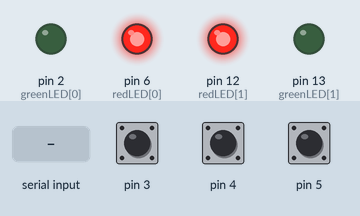
This sketch was run on a simulated Arduino Uno, built with avr-gcc and run on an emulated ATmega328P. Shown: output pins drawn as LEDs (lit = HIGH). Inputs (shaded band) come from the test bench; at power-on: pin 3 HIGH, pin 4 HIGH, pin 5 HIGH. What the sketch prints to the serial monitor is not drawn.

Above: at 1.2 s.
1.3 s: byte 30 received over Serial
At 2.4 s:
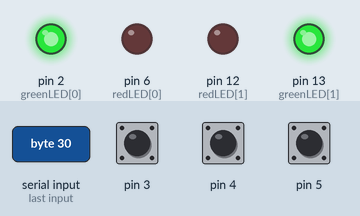
2.8 s: pin 3 pulled LOW for 0.15 s
4.5 s: pin 4 pulled LOW for 0.15 s
6.2 s: pin 5 pulled LOW for 0.15 s
7.9 s: pin 3 pulsed LOW 5 times (0.12 s each, 0.3 s apart)
Timing chart, 0 to 10.9 s (numbered marks = the images above; inputs shaded):
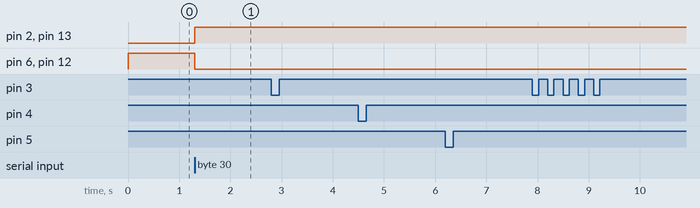

The sketch:

photobox.ino
```cpp
#include <ButtonDebounce.h>

const int redLED[] = { 6, 12 };
const int greenLED[] = { 2, 13 };

ButtonDebounce b1(3, 100);
ButtonDebounce b2(4, 100);
ButtonDebounce b3(5, 100);


bool ready = false;

void b1Callback(int state)
{
  if(state)
  {
    Serial.print("t");
  }
}

void b2Callback(int state)
{
  if(state)
  {
    Serial.print("y");
  }
}

void b3Callback(int state)
{
  if(state)
  {
    Serial.print("n");
  }
}

void setup()
{
  Serial.begin(9600);

  b1.setCallback(b1Callback);
  b2.setCallback(b2Callback);
  b3.setCallback(b3Callback);

  pinMode(redLED[0], OUTPUT);
  pinMode(redLED[1], OUTPUT);
  pinMode(greenLED[0], OUTPUT);
  pinMode(greenLED[1], OUTPUT);

}

void loop()
{
  b1.update();
  b2.update();
  b3.update();

  digitalWrite(redLED[0], !ready);
  digitalWrite(redLED[1], !ready);
  digitalWrite(greenLED[0], ready);
  digitalWrite(greenLED[1], ready);

  if(Serial.available())
  {
    int data = Serial.read();
    ready = data;
  }
}
```

Measured:
- after the input at 1.3 s, pin 2 (greenLED[0]), pin 13 (greenLED[1]): LOW → HIGH at once; pin 6 (redLED[0]), pin 12 (redLED[1]): HIGH → LOW at once
- after the input at 2.8 s, every drawn part: stays the same
- after the input at 4.5 s, every drawn part: stays the same
- after the input at 6.2 s, every drawn part: stays the same
- after the input at 7.9 s, every drawn part: stays the same
